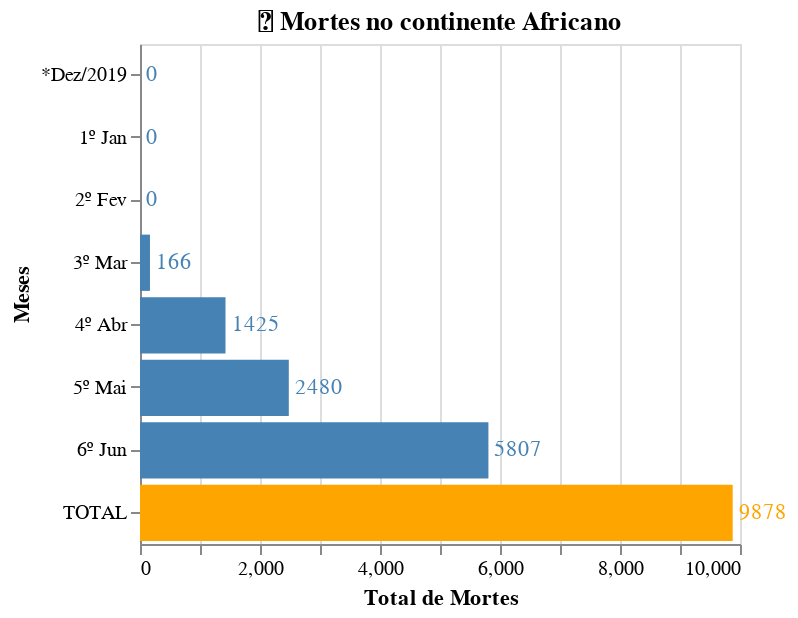

Here is the notebook cell this chart was saved with:
### Markdown cell above
Gerando um gráfico com os dados obtidos.

### Code cell
africa_mortesMeses = gerarGrafico(mortes_africa, '🐘 Mortes no continente Africano')
africa_mortesMeses

### Figure 1 — Vega-Lite specification as saved in the notebook (floating-point values rounded to 4 significant figures)
{"config": {"view": {"continuousWidth": 400, "continuousHeight": 300}}, "layer": [{"mark": "bar", "encoding": {"color": {"condition": {"value": "orange", "test": "(datum.Meses === 'TOTAL')"}, "value": "steelblue"}, "x": {"type": "quantitative", "field": "Total de Mortes"}, "y": {"type": "nominal", "field": "Meses"}}, "title": "🐘 Mortes no continente Africano", "width": 300}, {"mark": {"type": "text", "align": "left", "baseline": "middle", "dx": 3}, "encoding": {"color": {"condition": {"value": "orange", "test": "(datum.Meses === 'TOTAL')"}, "value": "steelblue"}, "text": {"type": "quantitative", "field": "Total de Mortes"}, "x": {"type": "quantitative", "field": "Total de Mortes"}, "y": {"type": "nominal", "field": "Meses"}}, "title": "🐘 Mortes no continente Africano", "width": 300}], "data": {"name": "data-85fd119ab2db071e53e7551eb70af3c3"}, "height": 250, "$schema": "https://vega.github.io/schema/vega-lite/v4.8.1.json", "datasets": {"data-85fd119ab2db071e53e7551eb70af3c3": [{"Meses": "*Dez/2019", "Total de Mortes": 0}, {"Meses": "1º Jan", "Total de Mortes": 0}, {"Meses": "2º Fev", "Total de Mortes": 0}, {"Meses": "3º Mar", "Total de Mortes": 166}, {"Meses": "4º Abr", "Total de Mortes": 1425}, {"Meses": "5º Mai", "Total de Mortes": 2480}, {"Meses": "6º Jun", "Total de Mortes": 5807}, {"Meses": "TOTAL", "Total de Mortes": 9878}]}}
